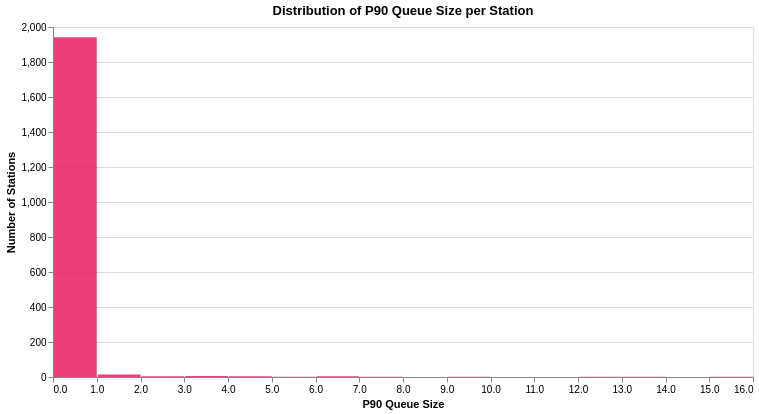

The notebook cell this image was saved under:
### Code cell
# Distribution of P90 queue size per station
queue_p90 = station_analysis.queue_size_percentiles(stations).to_pandas()

alt.Chart(queue_p90).mark_bar(color='#e91e63', opacity=0.85).encode(
    alt.X('P90:Q', bin=alt.Bin(maxbins=30), title='P90 Queue Size'),
    alt.Y('count()', title='Number of Stations'),
    tooltip=[
        alt.Tooltip('P90:Q', bin=alt.Bin(maxbins=30), title='P90 Queue'),
        alt.Tooltip('count()', title='Stations'),
    ]
).properties(
    title='Distribution of P90 Queue Size per Station',
    width=700, height=350
).interactive()

### Figure 1 — Vega specification as saved in the notebook (floating-point values rounded to 4 significant figures)
{"$schema": "https://vega.github.io/schema/vega/v6.json", "data": [{"name": "param_1e9efca18e7a2868_store"}, {"name": "source_0", "values": [{"__count": 1942, "bin_maxbins_30_P90": 0.0, "bin_maxbins_30_P90_end": 1.0}, {"__count": 5, "bin_maxbins_30_P90": 2.0, "bin_maxbins_30_P90_end": 3.0}, {"__count": 6, "bin_maxbins_30_P90": 3.0, "bin_maxbins_30_P90_end": 4.0}, {"__count": 4, "bin_maxbins_30_P90": 4.0, "bin_maxbins_30_P90_end": 5.0}, {"__count": 14, "bin_maxbins_30_P90": 1.0, "bin_maxbins_30_P90_end": 2.0}, {"__count": 2, "bin_maxbins_30_P90": 12.0, "bin_maxbins_30_P90_end": 13.0}, {"__count": 2, "bin_maxbins_30_P90": 15.0, "bin_maxbins_30_P90_end": 16.0}, {"__count": 4, "bin_maxbins_30_P90": 6.0, "bin_maxbins_30_P90_end": 7.0}, {"__count": 2, "bin_maxbins_30_P90": 7.0, "bin_maxbins_30_P90_end": 8.0}, {"__count": 1, "bin_maxbins_30_P90": 9.0, "bin_maxbins_30_P90_end": 10.0}, {"__count": 1, "bin_maxbins_30_P90": 13.0, "bin_maxbins_30_P90_end": 14.0}, {"__count": 2, "bin_maxbins_30_P90": 5.0, "bin_maxbins_30_P90_end": 6.0}]}, {"name": "source_0_y_domain___count", "values": [{"min": 1, "max": 1942}]}], "signals": [{"name": "bin_maxbins_30_P90_bins", "value": {"fields": ["P90"], "fname": "bin_P90", "start": 0.0, "step": 1.0, "stop": 16.0}}, {"name": "unit", "value": {}, "on": [{"events": "pointermove", "update": "isTuple(group()) ? group() : unit"}]}, {"name": "param_1e9efca18e7a2868", "update": "vlSelectionResolve(\"param_1e9efca18e7a2868_store\", \"union\")"}, {"name": "param_1e9efca18e7a2868_P90", "on": [{"events": [{"source": "view", "type": "dblclick"}], "update": "null"}, {"events": {"signal": "param_1e9efca18e7a2868_translate_delta"}, "update": "panLinear(param_1e9efca18e7a2868_translate_anchor.extent_x, -param_1e9efca18e7a2868_translate_delta.x / width)"}, {"events": {"signal": "param_1e9efca18e7a2868_zoom_delta"}, "update": "zoomLinear(domain(\"x\"), param_1e9efca18e7a2868_zoom_anchor.x, param_1e9efca18e7a2868_zoom_delta)"}]}, {"name": "param_1e9efca18e7a2868_tuple", "on": [{"events": [{"signal": "param_1e9efca18e7a2868_P90"}], "update": "param_1e9efca18e7a2868_P90 ? {unit: \"\", fields: param_1e9efca18e7a2868_tuple_fields, values: [param_1e9efca18e7a2868_P90]} : null"}]}, {"name": "param_1e9efca18e7a2868_tuple_fields", "value": [{"field": "P90", "channel": "x", "type": "R"}]}, {"name": "param_1e9efca18e7a2868_translate_anchor", "value": {}, "on": [{"events": [{"source": "scope", "type": "pointerdown"}], "update": "{x: x(unit), y: y(unit), extent_x: domain(\"x\")}"}]}, {"name": "param_1e9efca18e7a2868_translate_delta", "value": {}, "on": [{"events": [{"source": "window", "between": [{"source": "scope", "type": "pointerdown"}, {"source": "window", "type": "pointerup"}], "type": "pointermove", "consume": true}], "update": "{x: param_1e9efca18e7a2868_translate_anchor.x - x(unit), y: param_1e9efca18e7a2868_translate_anchor.y - y(unit)}"}]}, {"name": "param_1e9efca18e7a2868_zoom_anchor", "on": [{"events": [{"source": "scope", "consume": true, "type": "wheel"}], "update": "{x: invert(\"x\", x(unit)), y: invert(\"y\", y(unit))}"}]}, {"name": "param_1e9efca18e7a2868_zoom_delta", "on": [{"events": [{"source": "scope", "type": "wheel", "consume": true}], "update": "pow(1.001, event.deltaY * pow(16, event.deltaMode))", "force": true}]}, {"name": "param_1e9efca18e7a2868_modify", "on": [{"events": {"signal": "param_1e9efca18e7a2868_tuple"}, "update": "modify(\"param_1e9efca18e7a2868_store\", param_1e9efca18e7a2868_tuple, true)"}]}], "marks": [{"type": "rect", "name": "marks", "from": {"data": "source_0"}, "encode": {"update": {"fill": {"value": "#e91e63"}, "y2": {"value": 0, "scale": "y"}, "x2": {"field": "bin_maxbins_30_P90", "scale": "x", "offset": {"signal": "0.5 + (abs(scale(\"x\", datum[\"bin_maxbins_30_P90_end\"]) - scale(\"x\", datum[\"bin_maxbins_30_P90\"])) < 0.25 ? -0.5 * (0.25 - (abs(scale(\"x\", datum[\"bin_maxbins_30_P90_end\"]) - scale(\"x\", datum[\"bin_maxbins_30_P90\"])))) : 0.5)"}}, "opacity": {"value": 0.85}, "tooltip": {"signal": "{\"P90 Queue\": !isValid(datum[\"bin_maxbins_30_P90\"]) || !isFinite(+datum[\"bin_maxbins_30_P90\"]) ? \"null\" : format(datum[\"bin_maxbins_30_P90\"], \"\") + \" – \" + format(datum[\"bin_maxbins_30_P90_end\"], \"\"), \"Stations\": format(datum[\"__count\"], \"\")}"}, "x": {"field": "bin_maxbins_30_P90_end", "scale": "x", "offset": {"signal": "0.5 + (abs(scale(\"x\", datum[\"bin_maxbins_30_P90_end\"]) - scale(\"x\", datum[\"bin_maxbins_30_P90\"])) < 0.25 ? 0.5 * (0.25 - (abs(scale(\"x\", datum[\"bin_maxbins_30_P90_end\"]) - scale(\"x\", datum[\"bin_maxbins_30_P90\"])))) : -0.5)"}}, "y": {"field": "__count", "scale": "y"}}}, "clip": true, "interactive": true, "style": ["bar"]}], "scales": [{"name": "x", "type": "linear", "domain": {"signal": "[bin_maxbins_30_P90_bins.start, bin_maxbins_30_P90_bins.stop]"}, "range": [0, {"signal": "width"}], "bins": {"signal": "bin_maxbins_30_P90_bins"}, "zero": false, "domainRaw": {"signal": "param_1e9efca18e7a2868[\"P90\"]"}}, {"name": "y", "type": "linear", "domain": [{"signal": "(data(\"source_0_y_domain___count\")[0] || {}).min"}, {"signal": "(data(\"source_0_y_domain___count\")[0] || {}).max"}], "range": [{"signal": "height"}, 0], "nice": true, "zero": true}], "axes": [{"scale": "y", "tickCount": {"signal": "ceil(height/40)"}, "minExtent": 0, "ticks": false, "maxExtent": 0, "labels": false, "domain": false, "zindex": 0, "aria": false, "gridScale": "x", "orient": "left", "grid": true}, {"scale": "x", "labelFlush": true, "title": "P90 Queue Size", "labelOverlap": true, "zindex": 0, "tickCount": {"signal": "ceil(width/10)"}, "orient": "bottom", "grid": false}, {"scale": "y", "title": "Number of Stations", "grid": false, "labelOverlap": true, "orient": "left", "tickCount": {"signal": "ceil(height/40)"}, "zindex": 0}], "title": {"text": "Distribution of P90 Queue Size per Station", "frame": "group"}, "padding": 5, "style": "cell", "width": 700, "background": "white", "height": 350}
